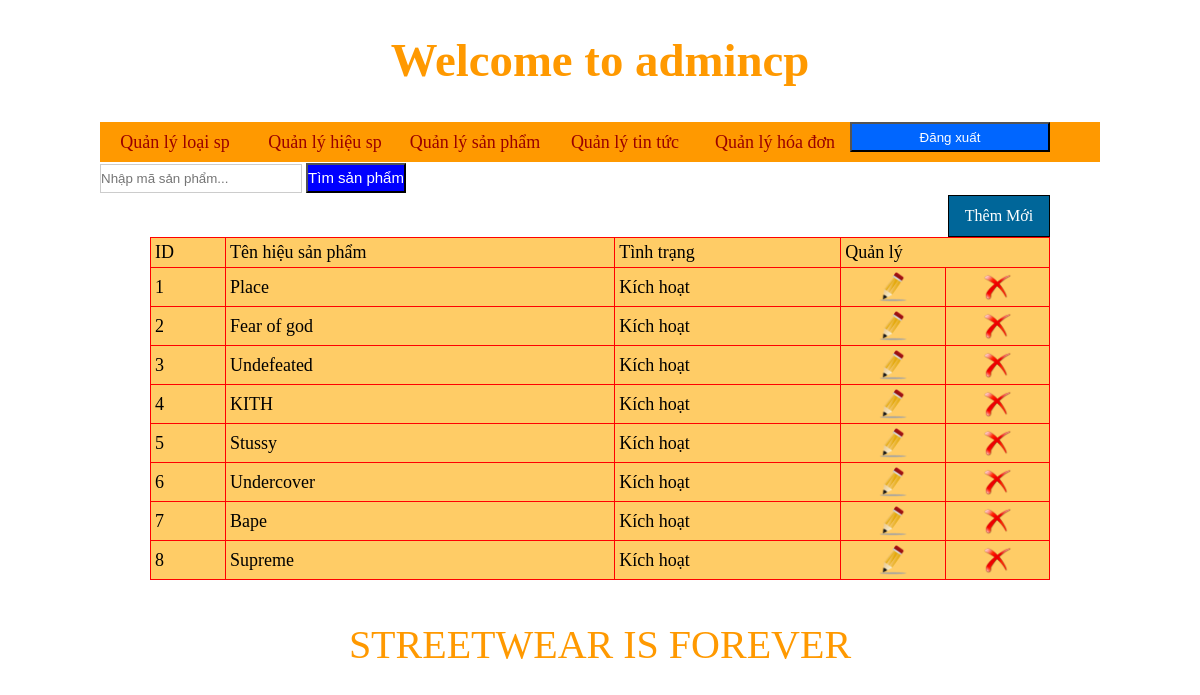
Page /admincp/index.php?quanly=hieusp&ac=lietke (signed in) on the committed database.
### tables this page shows
CREATE TABLE IF NOT EXISTS `hieusp` (
`idhieusp` int(11) NOT NULL,
  `tenhieusp` varchar(255) NOT NULL,
  `tinhtrang` varchar(100) NOT NULL
);

### admincp/modules/quanlyhieusp/lietke.php (the view)
<?php
	$sql_lietkesp="select * from hieusp order by idhieusp desc ";
	$row_lietkesp=mysql_query($sql_lietkesp);
?>
<div class="button_themsp">
<a href="index.php?quanly=hieusp&ac=them">Thêm Mới</a>
</div>
<table width="100%" border="1">
  <tr>
    <td>ID</td>
    <td>Tên hiệu sản phẩm</td>
    <td>Tình trạng</td>
    <td colspan="2">Quản lý</td>
  </tr>
  <?php
  $i=1;
  while($dong=mysql_fetch_array($row_lietkesp)){
  ?>
  <tr>
    <td><?php  echo $i;?></td>
    <td><?php echo $dong['tenhieusp'] ?></td>
    <td><?php
	if($dong['tinhtrang'] == 1 ){
		echo 'Kích hoạt';
	}else{
		echo 'Không kích hoạt';
	}
    ?></td>
    <td><a href="index.php?quanly=hieusp&ac=sua&id=<?php echo $dong['idhieusp'] ?>"><center><img src="../imgs/edit.png" width="30" height="30" /></center></a></td>
    <td><a href="modules/quanlyhieusp/xuly.php?id=<?php echo $dong['idhieusp']?>" class="delete_link"><center><img src="../imgs/delete.png" width="30" height="30" /></center></a></td>
  </tr>
  <?php
  $i++;
  }
  ?>
</table>

### admincp/style/css.css (style rules this page uses)
body { background:#fff; }
* { padding:0; margin:0; }
table { border-collapse:collapse; width:100%; background-color:#FC6; border:1px solid #F00; }
table tr td { color:#000; font-size:18px; padding:4px; }
.button_themsp { width:100px; height:40px; border:1px solid #000; text-align:center; background:#069; line-height:40px; color:#fff; float:right; }
.button_themsp a { color:#fff; display:block; text-decoration:none; }

### rows in the picture
hieusp: tenhieusp "Place", tinhtrang "Kích hoạt"
hieusp: tenhieusp "Fear of god", tinhtrang "Kích hoạt"
hieusp: tenhieusp "Undefeated", tinhtrang "Kích hoạt"
hieusp: tenhieusp "KITH", tinhtrang "Kích hoạt"
hieusp: tenhieusp "Stussy", tinhtrang "Kích hoạt"
hieusp: tenhieusp "Undercover", tinhtrang "Kích hoạt"
hieusp: tenhieusp "Bape", tinhtrang "Kích hoạt"
hieusp: tenhieusp "Supreme", tinhtrang "Kích hoạt"
